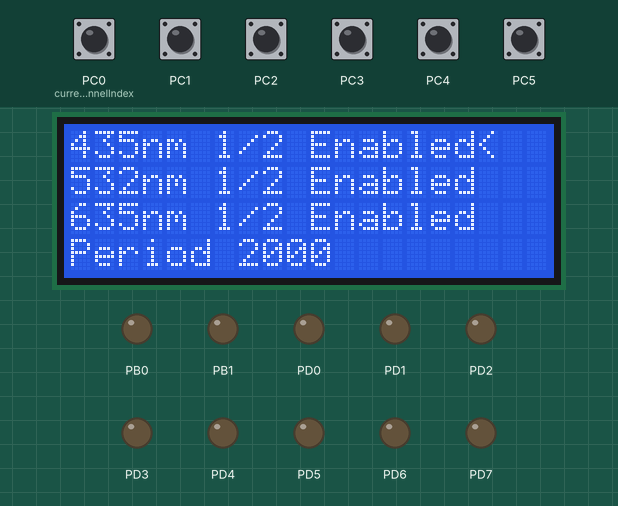
Simulated run of this program. Board: ATmega8, built with avr-gcc and emulated at 1 MHz. Parts: 20×4 character LCD, output pins drawn as LEDs (lit = HIGH). Wiring (inferred from the signals the program sends): character LCD (HD44780): RS PB2; E PB3; data PB4, PB5, PB6, PB7. The test bench sets the inputs (shaded band); at power-on: PC0 (currentChannelIndex), PC1–5 HIGH. Pins used as bus, display or sensor lines are not drawn.

Above: at 1.2 s.
1.3 s: PC2 pulled LOW for 0.15 s
At 2.3 s:
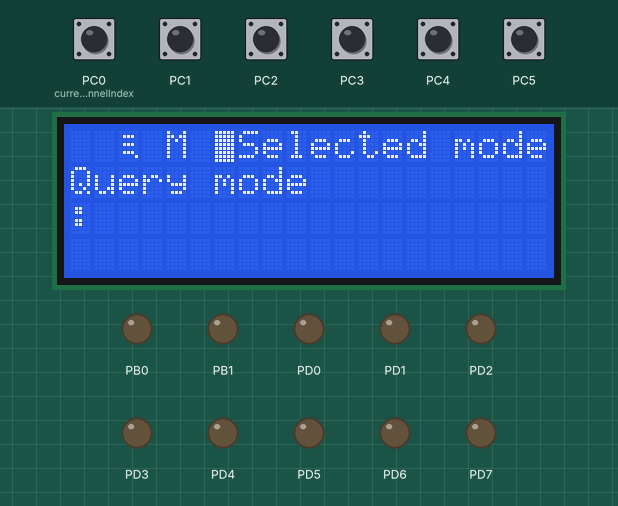
4.4 s: PC1 pulled LOW for 0.15 s
At 5.06 s:
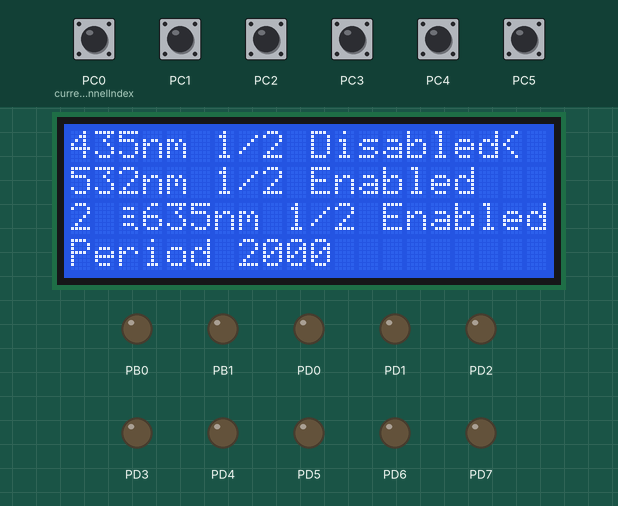
5.1 s: PC3 pulled LOW for 0.15 s
At 5.4 s:
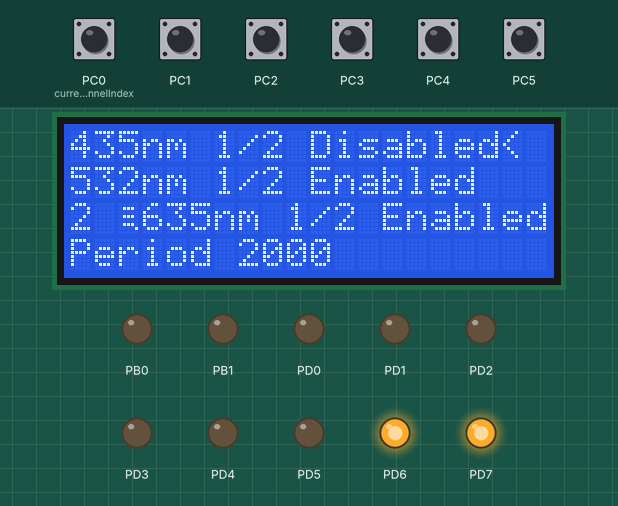
5.8 s: PC4 pulled LOW for 1 s
At 6.3 s:
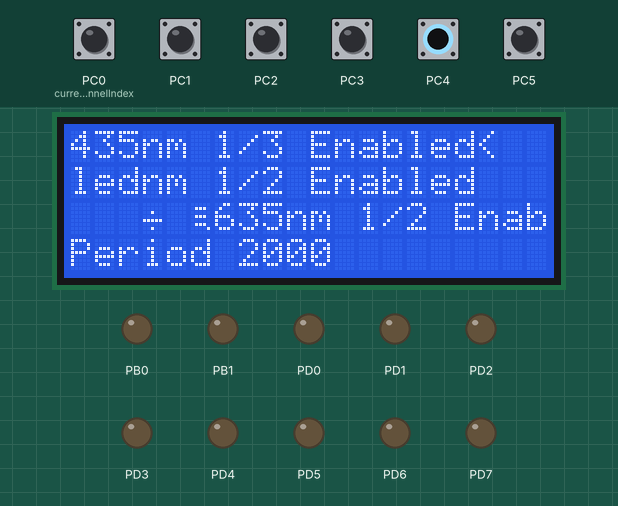
7.4 s: PC0 (currentChannelIndex) pulled LOW for 1 s
At 8.32 s:
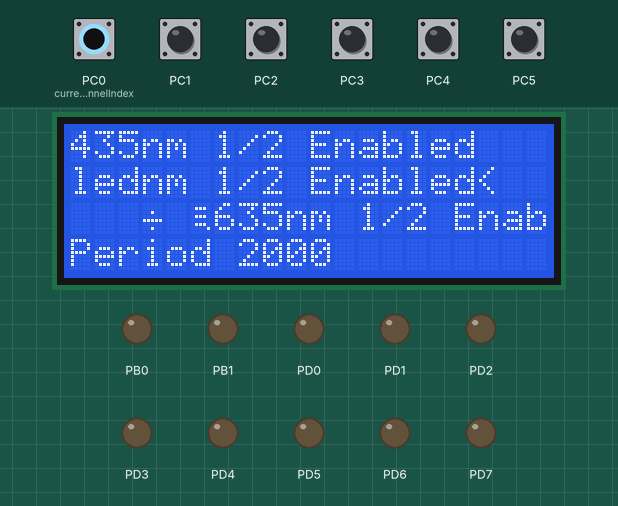
9.0 s: PC5 pulled LOW for 1 s
At 11.4 s:
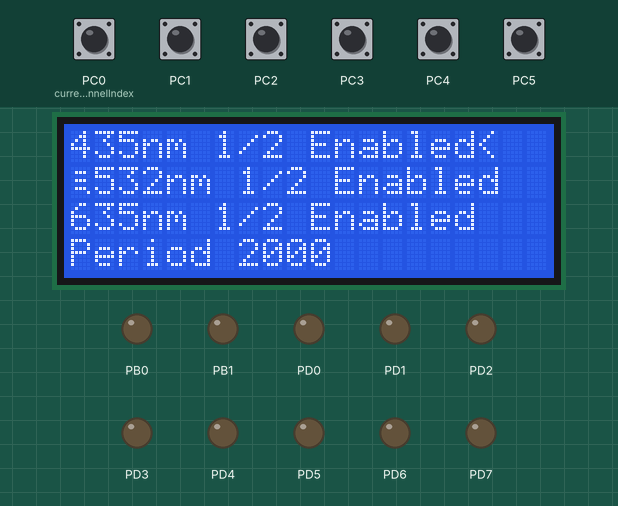
Timing chart, 0 to 11.6 s (numbered marks = the images above; inputs shaded):
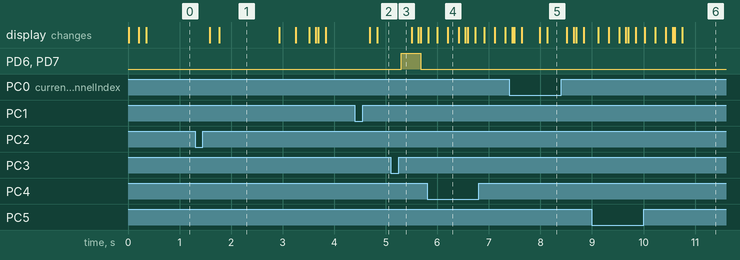

Measured:
- after the input at 1.3 s, the display: first changes after 0.29 s (image 1 shows a later state)
- after the input at 4.4 s, the display: first changes after 0.29 s (image 2 shows a later state)
- after the input at 5.1 s, PD6, PD7: LOW → HIGH after 0.20 s, → LOW 0.38 s later
- after the input at 9.0 s, the display: first changes after 0.12 s (image 6 shows a later state)
- what the display in image 1 shows lasts 1.1 s, from 1.8 s to 2.9 s

The program:

main.cpp
```cpp
/*
 * FuckingTimer.cpp
 *
 * Created: 18.08.2022 21:11:07
 * Author : domri
 */
#define F_CPU 1000000UL

#include <avr/io.h>
#include <avr/interrupt.h>
#include <util/delay.h>
#include <stdio.h>
#include <stdlib.h>
#include <string.h>

//block for display

#define e1 PORTB |= 0b00001000;
#define e0 PORTB &= 0b11110111;
#define rs1 PORTB |= 0b00000100;
#define rs0 PORTB &= 0b11111011;

void sendHalfByte(unsigned char c){
  c <<= 4;
  e1;
  _delay_us(50);
  PORTB &= 0b00001111;
  PORTB |= c;
  e0;
  _delay_us(50);
}

void sendByte(unsigned char c,unsigned char mode){
  if (mode == 0){
    rs0;
  }
  else{
    rs1;
  }
  unsigned char hc = 0;
  hc = c >> 4;
  sendHalfByte(hc);
  sendHalfByte(c);
}

void lcdIni(){
  DDRB = 0xFF;
  PORTB = 0x00;
  _delay_ms(15);
  sendHalfByte(0b00000011);
  _delay_ms(15);
  sendHalfByte(0b00000011);
  _delay_ms(100);
  sendHalfByte(0b00000011);
  _delay_ms(15);
  sendHalfByte(0b00000010);
  _delay_ms(15);
  sendByte(0b00101000,0); //Çàäà¸ì ðàçìåðíîñòü äàííûõ íà 4 áèòà è êîëè÷åñòâî ñòðîê - 2
  _delay_ms(15);
  sendByte(0b00001100,0); // âêëþ÷àåì èçîáðàæåíèå íà äèñïëåå, êóðñîðû íå âêëþ÷àåì
  _delay_ms(15);
  sendByte(0b00000110,0); //íåâèäèìûé êóðñîð áóäåò äâèãàòüñÿ âëåâî
  _delay_ms(15);

}

void sendChar(unsigned char c){
  sendByte(c,1);
}

void sendString(char str[]){
  wchar_t n;
  for(n = 0;str[n] != '\0';n++){
    sendChar(str[n]);
  }
}


void setPos(unsigned char x,unsigned char y){
  char address = 0;
  if(y == 0){
    address = (0x80 + x) | 0b10000000;
  }
  else if(y == 1){
    address = (0xC0 + x) | 0b10000000;
  }
  else if(y == 2){
    address = (0x94 + x) | 0b10000000;
  }
  else if(y == 3){
    address = (0xD4 + x) | 0b10000000;
  }
  sendByte(address,0);

}

void displayReturnHome(){
  sendByte(0b00000010,0);
}

void clearDisplay(){
  sendByte(0b00000001,0);
}

//end display block

class SoftPwmChannel{
  public:
    //duty,period - in millis
    //duty - ïðîöåíòû

    int localMillis;
    float duty;
    float period;
    int port;
    bool state;
    bool isStarted;
    bool enabled;
    char edgeStatus; //0 - default,1 - rising edge,2 falling edge
	bool firstEnabled;
	bool fallingStateOnce;
	SoftPwmChannel *callbackObject;

    SoftPwmChannel(){

    }
	//â êà÷åñòâå ñòåïåíè çàïîëíåíèÿ çàäà¸òñÿ îäíî ÷èñëî -
    SoftPwmChannel(int _port,int _duty,int _period){
      this->localMillis = 0;
      this->port = _port;
      this->period = _period;
      this->duty = period/_duty;
      this->enabled = true;
	  this->firstEnabled = false;
	  this->callbackObject = NULL;
    }
    ~SoftPwmChannel(){
    }

    bool getEnabled(){
      return this->enabled;
    }

    void startSoftPwm(){

      if(!this->enabled){ //åñëè êàíàë âûêëþ÷åí,òî íå ìåíÿåì ôëàã ñîñòîÿíèÿ è âûõîäèì èç ôóíêöèè çàïóñêà
        return;
      }
	  this->stopSoftPwm(); //õóéíÿ âêëþ÷àåòñÿ êàæäûé ðàç êîãäà ìû âêëþ÷àåì çàïóñêàåì øèì. Ñáðàñûâàåì âñå ôëàã âêëþ÷åíèÿ
      this->isStarted = true; // è ìåíÿåì ôëàã çàïóñêà
    }

    void stopSoftPwm(){
      this->isStarted = false;
      this->localMillis = 0;
      this->state = false;
      //îòðóáàåì ëîêàëüíûé ïîðò
      PORTD &= ~(1<< this->port); //îòêëþ÷àåì ïîðò
    }

    int getDutyPercent(){
      return this->period/this->duty;
    }

    int getPeriod(){
      return this->period;
    }

    bool getEnabledState(){
      return this->state;
    }

    void changeDuty(){
      int t = this->period/this->duty;
	  if(t == 10){
		t = 2;
	  }
	  else if(t < 10){
		t++;
	  }

      this->duty = this->period/t;
    }

    void recalculateDuty(int newPeriod){ // ìåòîä äîëæåí âûçûâàòüñÿê êàæäûé ðàç êîãäà èä¸ò èçìåíåíèå ãëîáàëüíîãî ïåðèîäà
      this->period = newPeriod;
      this->duty = this->period/this->duty;
    }

    void updateSoftPwm(){
      if(this->isStarted){
        if(!this->state){ //state == false - ïåðâîå âêëþ÷åíèå è ñîîòâåòñòâóþùåå ïåðåêëþ÷åíèå ôëàãîâ ïîñëå êàæäîãî ïåðèîäà
          this->state = true;
          PORTD |= (1<< (this->port) ); //âêëþ÷àåì îïðåäåë¸ííûé ïîðò
        }
        this->localMillis +=1;
        if(this->duty <= this->localMillis){
          //îòêëþ÷àåì ïèí íà ïîðòó
          PORTD &= ~(1 << (this->port) );
		  if(this->callbackObject != NULL){ //åñëè èä¸ò ïåðâîå îòêëþ÷åíèå  - âûçûâàåì êîëëáåê

			this->callbackObject->startSoftPwm();
			this->callbackObject = NULL;
		  }
        }
		//åñëè ëîêàëüíûé ñ÷¸ò÷èê ïåðåáåæàë çà ãðàíèöû ïåðèîäà - îáíóëÿåì ñ÷¸ò÷èê è ïåðåêëþ÷àåì ôëàã
        if(this->period <= this->localMillis){ //çàêàí÷èâàåì ïåðèîä.îáíóëÿåì ëîêàëüíûé òàéìåð
          this->localMillis = 0;
          this->state = false;
        }
      }
    }
};

SoftPwmChannel redChannel(5,2,2000);
SoftPwmChannel greenChannel(6,2,2000);
SoftPwmChannel blueChannel(7,2,2000);
SoftPwmChannel* channelMas[3] = {&redChannel,&greenChannel,&blueChannel};
SoftPwmChannel *currentChannel = channelMas[0];

char currentChannelIndex = 0;
int globalPeriod = 2000;

bool parallelMode = true;
bool isWorking = false;

void nextChannel(){
  currentChannelIndex +=1;
  if(currentChannelIndex == 3){ //åñëè ïåðåêëþ÷àåìñÿ ñ ïîñëåäíåãî êàíàëà íà ïåðèîä
    currentChannel = 0;
  }
  else if(currentChannelIndex==4){
    currentChannelIndex = 0;
    currentChannel = &redChannel;
  }
  else if(currentChannelIndex==1){
    currentChannel = &greenChannel;
  }
  else if(currentChannelIndex==2){
    currentChannel = &blueChannel;
  }
}

void disableEnableCurrentChannel(){
  if( currentChannel == &redChannel || currentChannel == &greenChannel || currentChannel == &blueChannel){
    currentChannel->enabled = !currentChannel->enabled;
  }
}

void displayInfo(){
  //"435nm 100% Disabled<"- ýòàëîí
  clearDisplay();
  _delay_ms(100);
  setPos(0,0);
  char line[20];
  char duty[3];
  sprintf(duty,"1/%d",redChannel.getDutyPercent());
  strcat(line,"435nm ");
  strcat(line,duty);
  strcat(line," ");
  strcat(line,redChannel.getEnabled() ? "Enabled":"Disabled");
  strcat(line,currentChannel == &redChannel ? "<":"\0" );
  sendString(line);
  memset(line,0,20);
  memset(duty,0,3);

  setPos(0,1);
  char line2[20];
  char duty2[3];
  strcat(line2,"532nm ");
  sprintf(duty2,"1/%d",greenChannel.getDutyPercent());
  strcat(line2,duty2);
  strcat(line2," ");
  strcat(line2,greenChannel.getEnabled() ? "Enabled":"Disabled");
  strcat(line2,currentChannel == &greenChannel ? "<":"\0" );
  sendString(line2);
  memset(line2,0,20);
  memset(duty2,0,3);


  setPos(0,2);
  char line3[20];
  char duty3[3];
  strcat(line3,"635nm ");
  sprintf(duty3,"1/%d",blueChannel.getDutyPercent());
  strcat(line3,duty3);
  strcat(line3," ");
  strcat(line3,blueChannel.getEnabled() ? "Enabled":"Disabled");
  strcat(line3,currentChannel == &blueChannel ? "<":"\0" );
  sendString(line3);
  memset(line3,0,20);
  memset(duty3,0,3);

  setPos(0,3);

  char per[10];
  char line4[20];
  strcat(line4,"Period ");
  sprintf(per,"%d",globalPeriod);
  strcat(line4,per);
  strcat(line4,currentChannelIndex==3?"<":"\0");
  sendString(line4);
  memset(line4,0,20);
  memset(per,0,10);

  _delay_ms(50);
}

void initKeyboard(void){
  DDRC = 0x00; // îáúÿâëÿåì ïîðò C äëÿ êíîïîê êàê âõîä
  PORTC = 0b00111111;//ïîäòÿãèâàåì ðåçèñòîðû
  //âîò òóò íàäî ñäåëàòü õåðíþ äëÿ çàäåðæêè êëàâèàòóðû
  /*
    0 - ïåðåêëþ÷èòü òåêóùèé êàíàë
    1 - âêëþ÷èòü/îòêëþ÷èòü êàíàë
    2 - âûáîð ðåæèìà ðàáîòû : ïàðàëëåëüíûé/ïîñëåäîâàòåëüíûé
    3 - çàïóñê/ñòîï ðàáîòû øèì-ñèñòåìû
    4-5 - ïîâûøåíèå/ïîíèæåíèå ÷èñëîâûõ çíà÷åíèé
  */
}

void changeValue(char sign){
  if(currentChannel == &redChannel || currentChannel == &greenChannel || currentChannel == &blueChannel){
      currentChannel->changeDuty();
    }
    else if(currentChannel == 0){ //ìîæåò ñäåëàòü óâåëè÷èâàíèå ãëîáàëüíîãî ïåðèîäà ÷åðåç ïîòåíöèîìåòð?
      globalPeriod+= (1*sign);
      redChannel.recalculateDuty(globalPeriod);
      greenChannel.recalculateDuty(globalPeriod);
      blueChannel.recalculateDuty(globalPeriod);
    }
}

void updateKeyboard(){
  //ïåðåêëþ÷àåì êàíàë
  if(!(PINC&0b00000001)){
    _delay_ms(250);
    nextChannel();
    displayInfo();
    _delay_ms(250);
  }
  //âêëþ÷àåì-îòêëþ÷àåì òåêóùèé êàíàë
  if(!(PINC&0b00000010)){
    _delay_ms(250);
    disableEnableCurrentChannel();
    displayInfo();
    _delay_ms(250);
  }
  //ñìåíà ðåæèìà
  if(!(PINC&0b00000100)){
    _delay_ms(250);
    clearDisplay();
    _delay_ms(150);
    char modeLine[20];
    char selectedMode[20];
    strcat(modeLine,"Selected mode:");
    parallelMode = !parallelMode;
    strcat(selectedMode,parallelMode?"Paralel mode":"Query mode");
    setPos(0,0);
    sendString(modeLine);
    memset(modeLine,0,20);
    setPos(0,1);
    sendString(selectedMode);
    memset(selectedMode,0,20);
    _delay_ms(1000);
    clearDisplay();
    _delay_ms(150);
    displayInfo();
    _delay_ms(150);
  }
  //çàïóñê-ñòîï ãëîáàëüíîãî øèì
  if(!(PINC&0b00001000)){
    _delay_ms(100);
    if(isWorking){ //åñëè ñåé÷àñ ÷òî-ëèáî ðàáîòàåò, òî âñ¸ îòðóáàåì
      isWorking = false;
	  for(int i = 0;i< 3;i++){
		  channelMas[i]->stopSoftPwm();
	  }
	  /*

      redChannel.stopSoftPwm();
      greenChannel.stopSoftPwm();
      blueChannel.stopSoftPwm();
	  */
    }
    else if(!isWorking){ //åëñè íå ðàáîòàåò, òî çàóïñêàåì â çàâèñèìîñòè îò âûáðàííîãî ðåæèìà
      isWorking = true;
      if(parallelMode){ //åñëè ïàðàëëåëüíûé ðåæèì , òî âñ¸ ïðîñòî
        redChannel.startSoftPwm();
        greenChannel.startSoftPwm();
        blueChannel.startSoftPwm();
      }
      else if(!parallelMode){ //åñëè ïîñëåäîâàòåëüíûé ðåæèì, òî íà÷èíàåì åáàëó ñ ïðèîðèòåòîì øèì-êàíàëîâ

        //èùåì êîëè÷åñòâî äîñòóïíûõ øèì êàíàëîâ
		SoftPwmChannel* enabledMas[3] = {NULL,NULL,NULL};
		int currentEnabledIndex = 0;
		int countOfEnabledChannels = 0;

		for(int i = 0;i<3;i++){
			channelMas[i]->callbackObject = NULL;
			if(channelMas[i]->enabled){
				countOfEnabledChannels++;
				enabledMas[currentEnabledIndex] = channelMas[i];
				currentEnabledIndex++;
			}
		}

		if(countOfEnabledChannels == 3){
			enabledMas[0]->callbackObject = enabledMas[1];
			enabledMas[1]->callbackObject = enabledMas[2];
			channelMas[0]->startSoftPwm();

		}
		if(countOfEnabledChannels == 2){
			enabledMas[0]->callbackObject = enabledMas[1];
			enabledMas[0]->startSoftPwm();
		}
		if(countOfEnabledChannels ==1){
			enabledMas[0]->startSoftPwm();
		}
      }
    }
    _delay_ms(100);
  }
  //óâåëè÷èâàåì çíà÷åíèå êàíàëà èëè îáùåãî ïåðèîäà ââåðõ
  if(!(PINC&0b00010000)){
    _delay_ms(100);
	clearDisplay();
    changeValue(1);
	_delay_ms(50);
	displayInfo();
    _delay_ms(100);
  }
  //óìåíüøàåì çíà÷åíèå êàíàëîâ èëè ïåðèîäà
  if(!(PINC&0b00100000)){
    _delay_ms(100);
    clearDisplay();
    changeValue(1);
    _delay_ms(50);
    displayInfo();
    _delay_ms(100);
  }
}

int millis;

ISR(TIMER1_COMPA_vect){

  redChannel.updateSoftPwm();
  greenChannel.updateSoftPwm();
  blueChannel.updateSoftPwm();

  TCNT1=0; //îáíóëÿåì òàéìåð
}

int main(void)
{
  initKeyboard();
  lcdIni();

  millis = 0;
  TCCR1A=0x00; //íàñòðîéêà òàéìåðà
  TCCR1B=0x03; // ïðåääåëèòåëü íà 64. Ãåðö = 15 625
  TCNT1=0x00; //çäåñü óâåëè÷èâàþòñÿ òèêè
  OCR1A = 0x0F; //1; //3D09 //9C - õåðíÿ äëÿ òîãî ÷òîáû ñ÷¸ò÷èê ñðàâíèâàëñÿ ñ ýòèì ÷èñëîì ðàç â ñåêóíäó
  DDRD = 0xFF;
  PORTD = 0x00;
  TIMSK=0x10; //çàïóñêàåì òàéìåð

  sei();
   displayInfo();
  while (1) //ïðîñòè áîæå ìåíÿ çà ýòî, íî èíà÷å îíî íèêàê íå ðàáîòàåò
  {
    updateKeyboard();

  };
}
```
